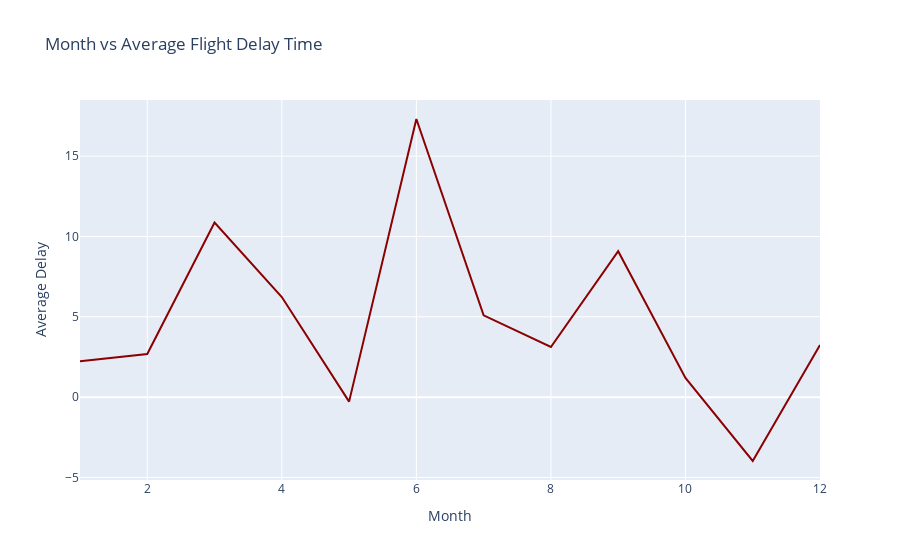

This figure's notebook cell:
### Code cell
## Write your code here
fig=go.Figure()
fig.add_trace(go.Scatter(x=line_data['Month'], y=line_data['ArrDelay'], mode='lines', marker=dict(color='darkred')))
fig.update_layout(title='Month vs Average Flight Delay Time', xaxis_title='Month', yaxis_title='Average Delay')
fig.show()

### Figure 1 — Plotly figure (JSON) as saved in the notebook; plotly's stock layout.template omitted (floating-point values rounded to 4 significant figures)
{"data": [{"marker": {"color": "darkred"}, "mode": "lines", "type": "scatter", "x": [1, 2, 3, 4, 5, 6, 7, 8, 9, 10, 11, 12], "y": [2.233, 2.688, 10.87, 6.229, -0.2791, 17.31, 5.089, 3.122, 9.081, 1.2, -3.975, 3.241]}], "layout": {"autosize": true, "title": {"text": "Month vs Average Flight Delay Time"}, "xaxis": {"autorange": true, "range": [1, 12], "title": {"text": "Month"}, "type": "linear"}, "yaxis": {"autorange": true, "range": [-5.158, 18.49], "title": {"text": "Average Delay"}, "type": "linear"}}}
